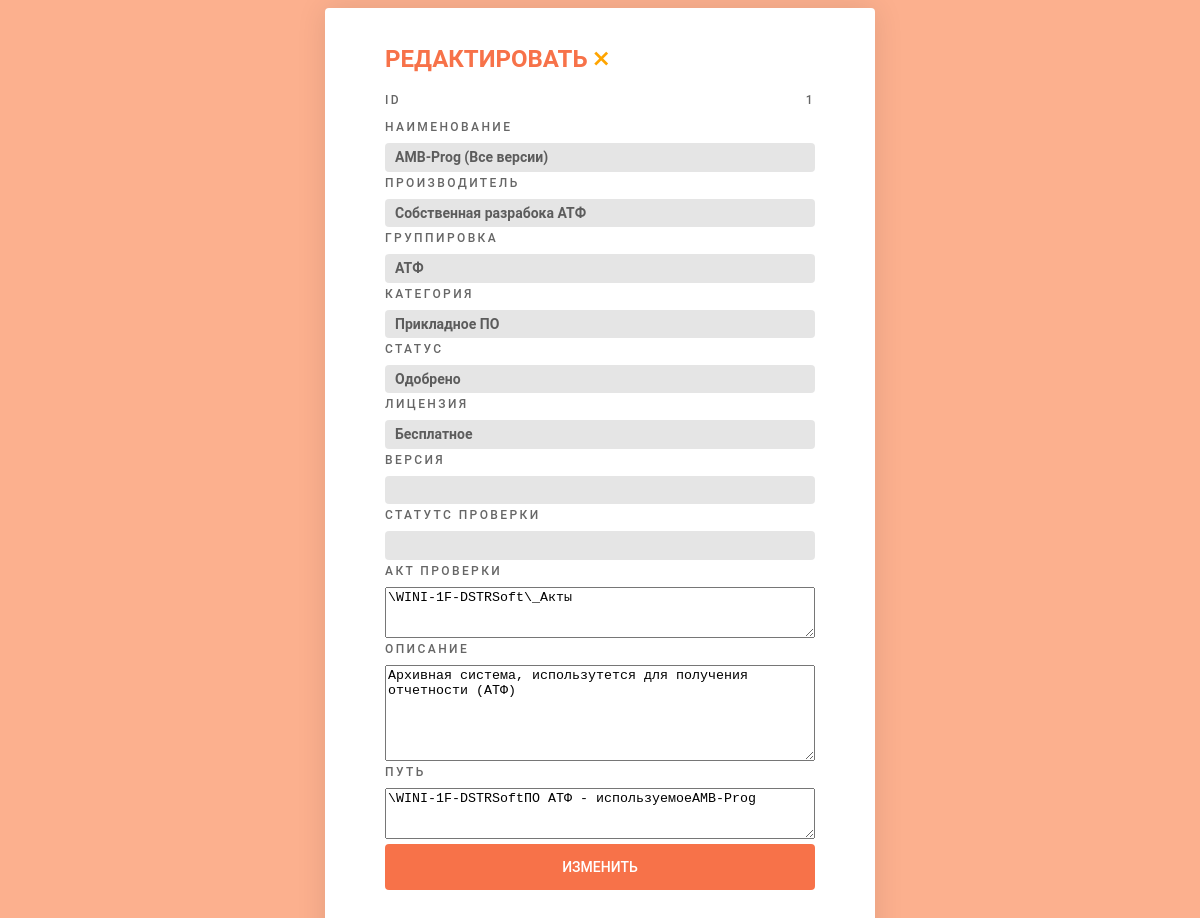
Screenshot of /admin/software/edit.php?id=1 with the database file from the repository.
### tables this page shows
CREATE TABLE `distr` (
  `id` int(55) NOT NULL,
  `sk_name` varchar(82) DEFAULT NULL,
  `sk_vendor` varchar(38) DEFAULT NULL,
  `groups` varchar(21) DEFAULT NULL,
  `sk_kind` varchar(13) DEFAULT NULL,
  `sk_status` varchar(11) DEFAULT NULL,
  `sk_lic` varchar(12) DEFAULT NULL,
  `sk_ver` varchar(20) DEFAULT NULL,
  `sk_proof` varchar(37) DEFAULT NULL,
  `sk_act` varchar(1200) DEFAULT NULL,
  `sk_desc` varchar(1200) DEFAULT NULL,
  `sk_path` varchar(1200) DEFAULT NULL
);

### admin/software/edit.php (the view, shortened to what this page needs)
<?php include ("../../bd.php");
$products = array();
$result = mysqli_query($link,"SELECT * FROM distr WHERE id='".intval($_GET["id"])."'" );
$i = 0;
while ($row = mysqli_fetch_assoc($result)){
    $products[$i]['id'] = $row['id'];
    $products[$i]['sk_name'] = $row['sk_name'];
    $products[$i]['sk_vendor'] = $row['sk_vendor'];
    $products[$i]['groups'] = $row['groups'];
    $products[$i]['sk_kind'] = $row['sk_kind'];
    $products[$i]['sk_status'] = $row['sk_status'];
    $products[$i]['sk_lic'] = $row['sk_lic'];
    $products[$i]['sk_ver'] = $row['sk_ver'];
    $products[$i]['sk_proof'] = $row['sk_proof'];
    $products[$i]['sk_act'] = $row['sk_act'];
    $products[$i]['sk_desc'] = $row['sk_desc'];
    $products[$i]['sk_path'] = $row['sk_path'];
    $i++;
}
?>
<!DOCTYPE html>
<html lang="en">
<head>
    <link rel="stylesheet" href="https://cdnjs.cloudflare.com/ajax/libs/meyer-reset/2.0/reset.min.css">
    <link rel="stylesheet" href="../assets/style.css">
</head>
<body>
            <div class="form">
                <div class="form-panel one">
                    <div class="form-header">
                        <h1>Редактировать  <a style="color: orange; text-decoration: none;" href="../index.php"> &#128938;</a></h1>
                    </div>
                    <div class="form-content">
                            <?php foreach ($products as $product): ?>
                            <div class="form-group">
                                <label > ID  </label>
                                <label ><?php echo $product['id'];?>   </label>
                            </div>
                            <form action="change.php?id=<?php echo $product['id']?>" method="post">
                                <div class="form-group">
                                    <label for="fio">Наименование</label>
                                    <input  value="<?php echo $product['sk_name'];?>" type="text" name="sk_name" />
                                </div>
                                <div class="form-group">
                                    <label for="fio">Производитель</label>
                                    <input  value="<?php echo $product['sk_vendor'];?>" type="text" name="sk_vendor" />
                                </div>
                                <div class="form-group">
                                    <label for="fio">Группировка</label>
                                    <input  value="<?php echo $product['groups'];?>" type="text" name="groups" />
                                </div>
                                <div class="form-group">
                                    <label for="fio">Категория</label>
                                    <input  value="<?php echo $product['sk_kind'];?>" type="text" name="sk_kind" />
                                </div>
                                  <div class="form-group">
                                      <label for="fio">Статус</label>
                                      <input  value="<?php echo $product['sk_status'];?>" type="text" name="sk_status" />
                                  </div>
                                  <div class="form-group">
                                      <label for="fio">Лицензия</label>
                                      <input  value="<?php echo $product['sk_lic'];?>" type="text" name="sk_lic" />
                                  </div>
                                  <div class="form-group">
                                      <label for="fio">Версия</label>
                                      <input  value="<?php echo $product['sk_ver'];?>" type="text" name="sk_ver" />
                                  </div>
                                  <div class="form-group">
                                      <label for="fio">Статутс проверки</label>
                                      <input  value="<?php echo $product['sk_proof'];?>" type="text" name="sk_proof" />
                                  </div>
                                    <div class="form-group">
                                        <label for="fio">Акт проверки</label>
                                        <textarea  name="sk_act"  cols="70" rows="3"><?php echo $product['sk_act'];?></textarea>
                                    </div>
                                    <div class="form-group">
                                        <label for="fio">Описание</label>
                                        <textarea  name="sk_desc"  cols="70" rows="6"><?php echo $product['sk_desc'];?></textarea>
                                    </div>
                                    <div class="form-group">
                                        <label for="fio">Путь</label>
                                        <textarea name="sk_path"  cols="70" rows="3"><?php echo $product['sk_path'];?></textarea>
                                    </div>
                            <?php endforeach; ?>
                            <div class="form-group">
                                <button type="submit" >Изменить</button>
                            </div>
                        </form>
                        <br><br><br>
                    </div>
                </div>
            </div>
</body>
</html>

### admin/assets/style.css (style rules this page uses)
html { width: 100%; height: 100%; }
body { background: #fb9365ba; color: rgba(0, 0, 0, 0.6); font-family: "Roboto", sans-serif; font-size: 14px; line-height: 1.6em; -webkit-font-smoothing: antialiased; -moz-osx-font-smoothing: grayscale; }
.overlay, .form-panel.one:before { position: absolute; top: 0; left: 0; display: none; background: rgba(0, 0, 0, 0.8); width: 100%; height: 100%; }
.form { z-index: 15; position: relative; background: #FFFFFF; width: 550px; border-radius: 4px; box-shadow: 0 0 30px rgba(0, 0, 0, 0.1); box-sizing: border-box; margin: 3px auto 10px; overflow: hidden; }
.form-group { display: -webkit-box; display: -ms-flexbox; display: flex; -ms-flex-wrap: wrap; flex-wrap: wrap; -webkit-box-pack: justify; -ms-flex-pack: justify; justify-content: space-between; margin: 0 0 5px; }
.form-group:last-child { margin: 0; }
.form-group label { display: block; margin: 0 0 10px; color: rgba(0, 0, 0, 0.6); font-size: 12px; font-weight: 500; line-height: 1; text-transform: uppercase; letter-spacing: .2em; }
.form-group input { outline: none; display: block; background: rgba(0, 0, 0, 0.1); width: 100%; border: 0; border-radius: 4px; box-sizing: border-box; padding: 3px 10px; color: rgba(0, 0, 0, 0.6); font-family: inherit; font-size: inherit; font-weight: 700; line-height: inherit; -webkit-transition: 0.3s ease; transition: 0.3s ease; }
.form-group button { outline: none; background: #f77249; width: 100%; border: 0; border-radius: 4px; padding: 12px 20px; color: #FFFFFF; font-family: inherit; font-size: inherit; font-weight: 500; line-height: inherit; text-transform: uppercase; cursor: pointer; }
.form-panel { padding: 20px 60px 20px 60px; box-sizing: border-box; }
.form-panel.one:before { content: ''; display: block; opacity: 0; visibility: hidden; -webkit-transition: 0.3s ease; transition: 0.3s ease; }
.form-header { margin: 0 0 20px; }
.form-header h1 { padding: 4px 0; color: #f77249; font-size: 24px; font-weight: 700; text-transform: uppercase; }

### rows the page displays
distr: id "1", sk_name "AMB-Prog (Все версии)", sk_vendor "Собственная разрабока АТФ", groups "АТФ", sk_kind "Прикладное ПО", sk_status "Одобрено", sk_lic "Бесплатное", sk_act "\\WINI-1F-DSTRSoft\\_Акты", sk_desc "Архивная система, использутется для получения отчетности (АТФ)", sk_path "\\WINI-1F-DSTRSoftПО АТФ - используемоеAMB-Prog"
